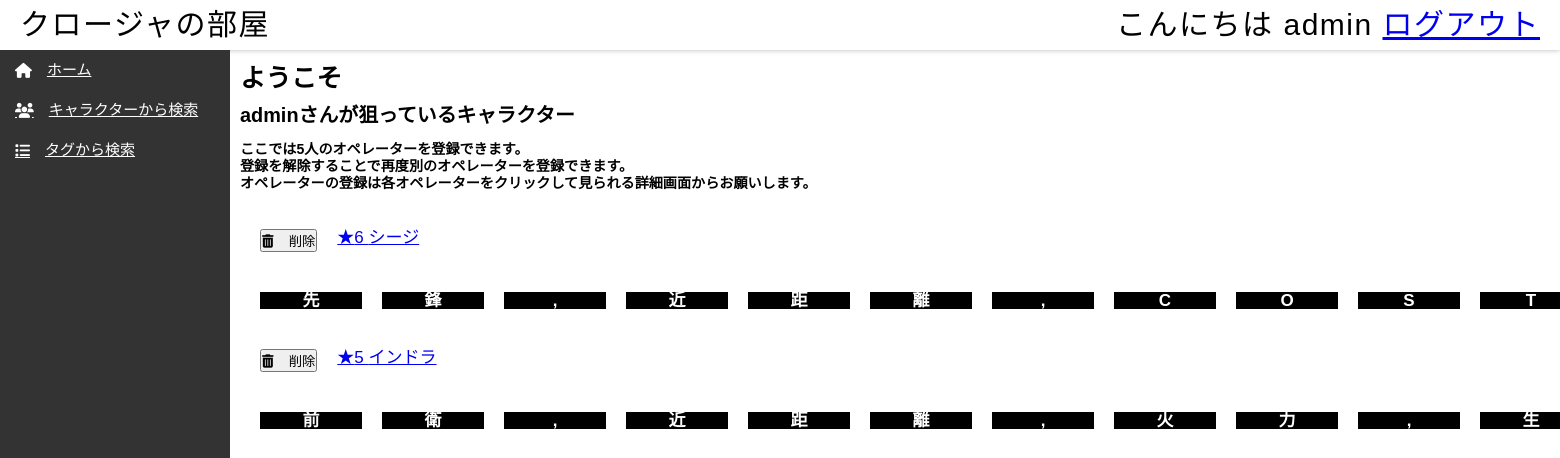
The app's page /AKTool/tamago/home/ (signed in) with its own data.
### AKTool/models.py (models this page shows, shortened)
class User(AbstractBaseUser, PermissionsMixin):
    username_validator = UnicodeUsernameValidator()
    username = models.CharField(_("username"), max_length=50, validators=[username_validator], unique=True, primary_key=True)
    email = models.EmailField(_("email_address"))
    is_staff = models.BooleanField(_("staff status"), default=False)
    is_active = models.BooleanField(_("active"), default=True)
    date_joined = models.DateTimeField(_("date joined"), default=timezone.now)
    character_name_1 = models.IntegerField(default=0, blank=True, null=True)
    character_name_2 = models.IntegerField(default=0, blank=True, null=True)
    character_name_3 = models.IntegerField(default=0, blank=True, null=True)
    character_name_4 = models.IntegerField(default=0, blank=True, null=True)
    character_name_5 = models.IntegerField(default=0, blank=True, null=True)
    objects = UserManager()
    USERNAME_FIELD = "username"
    REQUIRED_FIELDS = []
    class Meta:
        verbose_name = _("user")
        verbose_name_plural = _("users")

class Character(models.Model):
    character_name = models.CharField(max_length=30)
    character_rare = models.IntegerField()
    tags = ListCharField(
        models.CharField(max_length=10), size=8, max_length=(8*11)
    )

### AKTool/views.py (the view, shortened to what this page needs)
# urls.py: path('<str:username>/home/', views.home, name='home'),
def home(request, username):
    user = User.objects.get(username=username)
    character_list = []
    if user.character_name_1 != 0:
        character = get_object_or_404(Character, pk=user.character_name_1)
        character_list.append(character)
    if user.character_name_2 != 0:
        character = get_object_or_404(Character, pk=user.character_name_2)
        character_list.append(character)
    if user.character_name_3 != 0:
        character = get_object_or_404(Character, pk=user.character_name_3)
        character_list.append(character)
    if user.character_name_4 != 0:
        character = get_object_or_404(Character, pk=user.character_name_4)
        character_list.append(character)
    if user.character_name_5 != 0:
        character = get_object_or_404(Character, pk=user.character_name_5)
        character_list.append(character)
    context = {'character_list': character_list}
    return render(request, 'AKTool/index.html', context)

### AKTool/templates/AKTool/index.html (shortened to what this page needs)
{% extends "AKTool/base.html" %}
{% block content %}
<head>
</head>
    <h2>ようこそ</h2>
    <h3>{{ user.username }}さんが狙っているキャラクター</h3>
    <br>
    <h5>ここでは5人のオペレーターを登録できます。</h5>
    <h5>登録を解除することで再度別のオペレーターを登録できます。</h5>
    <h5>オペレーターの登録は各オペレーターをクリックして見られる詳細画面からお願いします。</h5>
    <br>
    <ul>
        {% for c in character_list %}
            <div class="flex-box">
            <div class="name">
            <form method="POST" action="{% url 'AKTool:home' user.username %}">
                <button type="submit" name="number" value={{ c.id }}>
                    <i class="fa fa-trash" aria-hidden="true" style="margin-right:15px"></i>削除
                </button>
            </form>
            </div>
            <div class="name">
            <li style="list-style: none"><a href="{% url 'AKTool:charaDetail' user.username c.id %}">★{{ c.character_rare }} {{ c.character_name }}</a></li>
            </div>
            </div>
            <div class="flex-box">
            {% for tag in c.tags %}
            <div class="tag">
            <h4>{{ tag }}</h4>
            </div>
            {% endfor %}
            </div>
        {% endfor %}
    </ul>
{% endblock %}

### AKTool/templates/AKTool/base.html (shortened to what this page needs)
{% load static %}
<html>
<head>
    <link rel="stylesheet" href="{% static 'AKTool/common.css' %}">
</head>
<body>
    <header>
        <div>
            <p>クロージャの部屋</p>
        </div>
        <div>
            {% if user.is_authenticated %}
            <p>こんにちは {{ user.username }}    <a href="{% url 'AKTool:logout'%}">ログアウト</a></p>
            {% else %}
            <p><a href="{% url 'AKTool:login' %}">ログイン</a></p>
            {% endif %}
        </div>
    </header>
    <div id="wrapper">
      <nav id="nav-left">
        <div id="nav">
          <ul id="nav-ul">
              <li class="nav-li"><a href="{% url 'AKTool:home' user.username %}" class="nav-li-a"><i class="fa fa-home" aria-hidden="true" style="margin-right:15px"></i>ホーム</a></li>
              <li class="nav-li"><a href="{% url 'AKTool:charaSelect' user.username %}" class="nav-li-a"><i class="fa fa-users" aria-hidden="true" style="margin-right:15px"></i>キャラクターから検索</a></li>
              <li class="nav-li"><a href="{% url 'AKTool:tagSelect' user.username %}" class="nav-li-a"><i class="fas fa-list" style="margin-right:15px"></i>タグから検索</a></li>
          </ul>
        </div>
      </nav>
      <main id="main">
          {% block content %}
          {% endblock %}
      </main>
    </div>
</body>
</html>

### AKTool/static/AKTool/common.css (style rules this page uses)
html * { margin: 0px; padding: 0px; box-sizing: border-box; }
:root { font-family: "Arial","Hiragino Sans",YuGothic,"Yu Gothic","メイリオ",Meiryo; font-size: 17px; line-height: 1em; }
p { letter-spacing: 0.05em; margin-top: 0.5em; margin-bottom: 0.5em; font-size: 1em; line-height: 1.5em; }
header { height: 50px; box-shadow: 0px 0px 5px 0px hsla(0, 0%, 7%, 0.3); padding:0 20px 0; }
header p { margin:0; font-size:30px; line-height:50px; }
#wrapper { position:relative; height:100vh; padding-bottom:0px; display:flex;" }
#nav-left { overflow: visible; height: 100%; width:230px; padding: 0; display: flex; background-color: #333; box-sizing: border-box; position: relative; }
#nav { position: relative; top: 0px; left: 0px; margin-right: 0px; overflow: hidden; width: auto; height: auto; box-sizing: border-box; font-size: 12px; }
#nav-ul { list-style:none; margin:0; padding:0; }
.nav-li { height: 40px; width: 230px; color: white; }
.nav-li-a { display: flex; align-items: center; line-height: 40px; padding-left: 15px; font-size: 15px; color:white; }
#main { padding-left: 10px; }
h2 { margin:20px 0; }
header { display:flex; justify-content: space-between; height: 50px; box-shadow: 0px 0px 5px 0px hsla(0, 0%, 7%, 0.3); padding:0 20px 0; }

### AKTool/templates/AKTool/index.html (style rules this page uses)
.flex-box { display: flex; padding: 10px; }
.name { margin: 10px }
.tag { text-align: center; margin: 10px; color: white; background-color: black; width: 6em; }

### records on screen
User: username "admin"
Character: {{ c.id }} 1 (drawn), character_rare "6", character_name "シージ", tags "先" "鋒" "," "近" "距" "離" "," "C" "O" "S" "T"
Character: {{ c.id }} 31 (drawn), character_rare "5", character_name "インドラ", tags "前" "衛" "," "近" "距" "離" "," "火" "力" "," "生"
